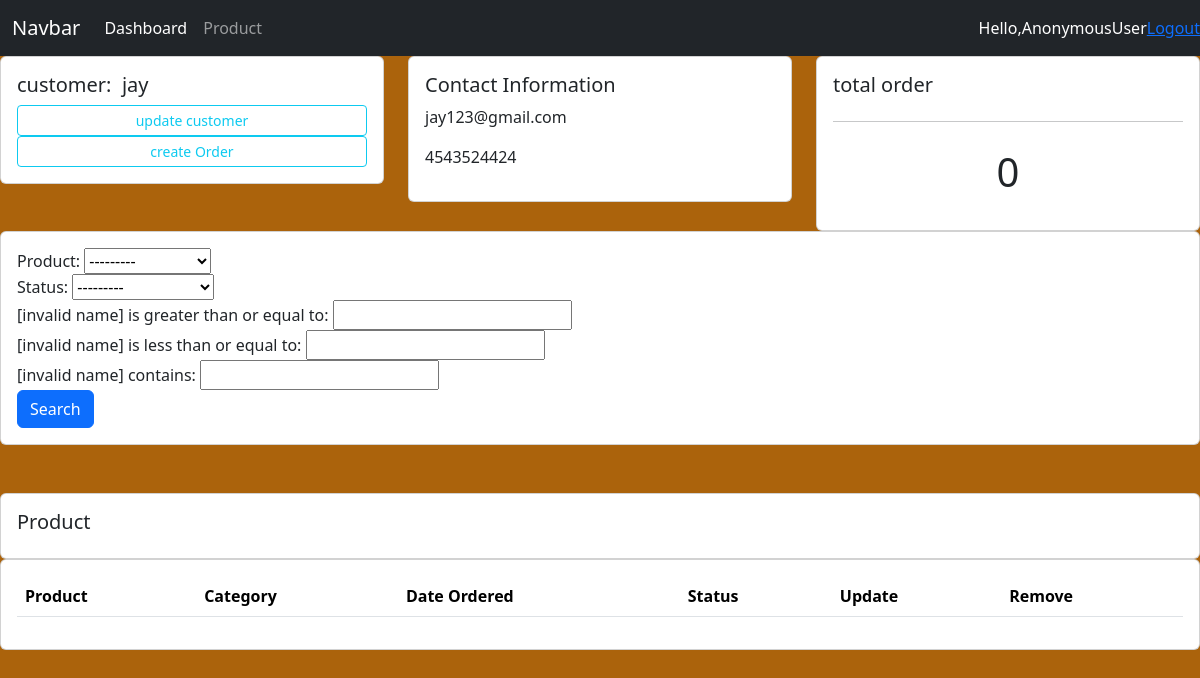
/customer/3/, run on the app's committed database.
### person/models.py (models this page shows, shortened)
class Customer(models.Model):
    name=models.CharField(max_length=200,null=True)
    phone=models.CharField(max_length=200,null=True)
    email=models.CharField(max_length=200,null=True)
    date_created=models.DateTimeField(auto_now_add=True,null=True)

### person/views.py (the view)
# urls.py: path('customer/<str:pk_test>/', views.cus, name='customer')
def cus(request, pk_test):
    customer = Customer.objects.get(id=pk_test)
    orders = customer.order_set.all()
    order_count = orders.count()
    myFilter = OrderFilter(request.GET, queryset=orders)
    orders = myFilter.qs
    context = {'customer':customer, 'orders':orders, 'order_count':order_count, 'myFilter':myFilter}
    return render(request, 'person/customer.html', context)

### person/models.py (called while the page is built)
    def __str__(self):
        return self.name

### templates/person/customer.html (shortened to what this page needs)
{% extends 'base.html' %}
{% block content %}
<div class="row">
    <div class="col-md">
        <div class="card card-body">
            <h5>customer:&nbsp {{customer.name}}</h5>
            <a href="#" class="btn btn-outline-info btn-sm btn-block">update customer</a>
            <a href="#" class="btn btn-outline-info btn-sm btn-block">create Order</a>
        </div>
    </div>
    <div class="col-md">
        <div class="card card-body">
            <h5>Contact Information</h5>
            <p>{{customer.email}}</p>
            <p>{{customer.phone}}</p>
        </div>
    </div>
    <div class="col-md">
        <div class="card card-body">
            <h5>total order</h5>
            <hr>
            <h1 style="text-align:center;padding:10px;">{{order_count}}</h1>
        </div>
    </div>
</div>
<div class="row">
    <div class="col">
        <div class="card card-body">
            <form method="get">
                {{myFilter.form}}
                <button class="btn btn-primary" type="Submit">Search</button>
            </form>
        </div>
    </div>
</div>
<br>
<br>
<div class="row">
    <div class="col-md">
        <div class="card card-body">
            <h5> Product</h5>
        </div>
        <div class="card card-body">
            <table class=" table">
                <tr>
                    <th>Product</th>
                    <th>Category</th>
                    <th>Date Ordered</th>
                    <th>Status</th>
                    <th>Update</th>
                    <th>Remove</th>
                </tr>
            </table>
        </div>
    </div>
</div>
{% endblock %}

### static/css/mystyle.css (style rules this page uses)
body { background-color:rgb(171, 99, 12); }

### data on the page
Customer: name "jay", email "jay123@gmail.com", phone "4543524424"

### other printed values
{{ request.user }} "AnonymousUser"
{{ order_count }} "0"
